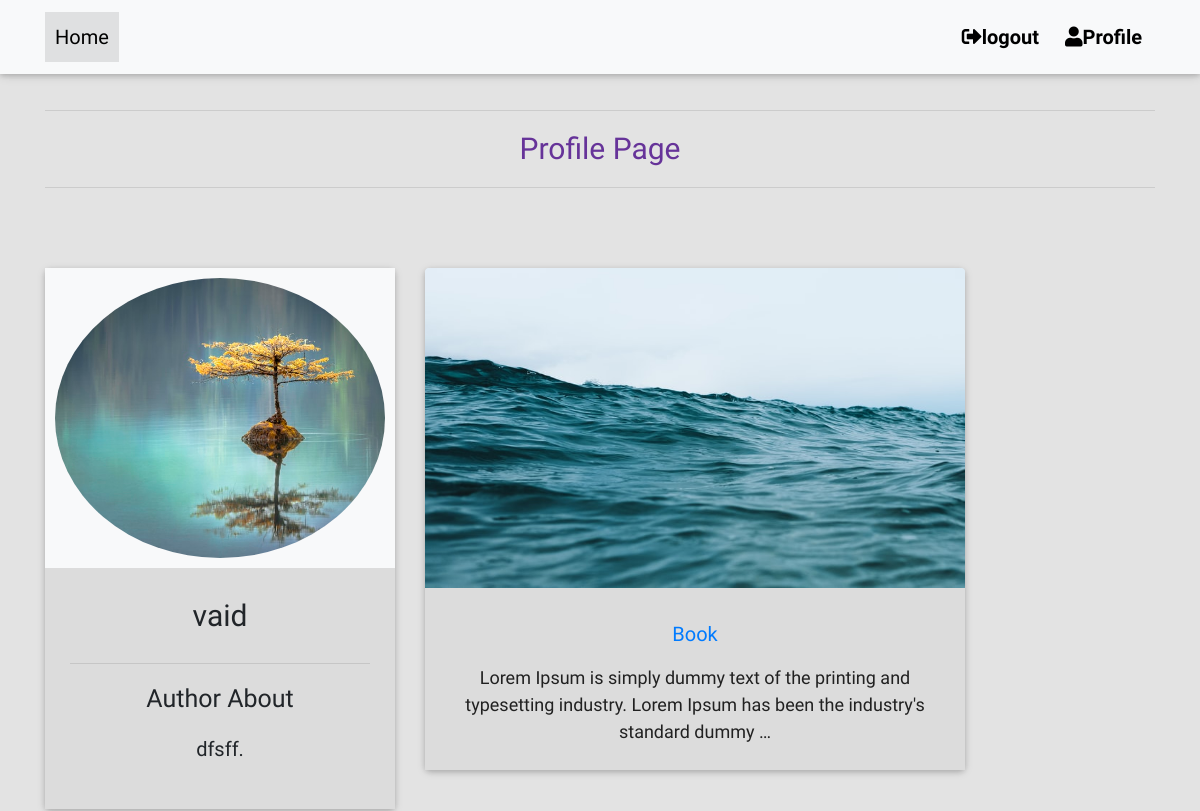
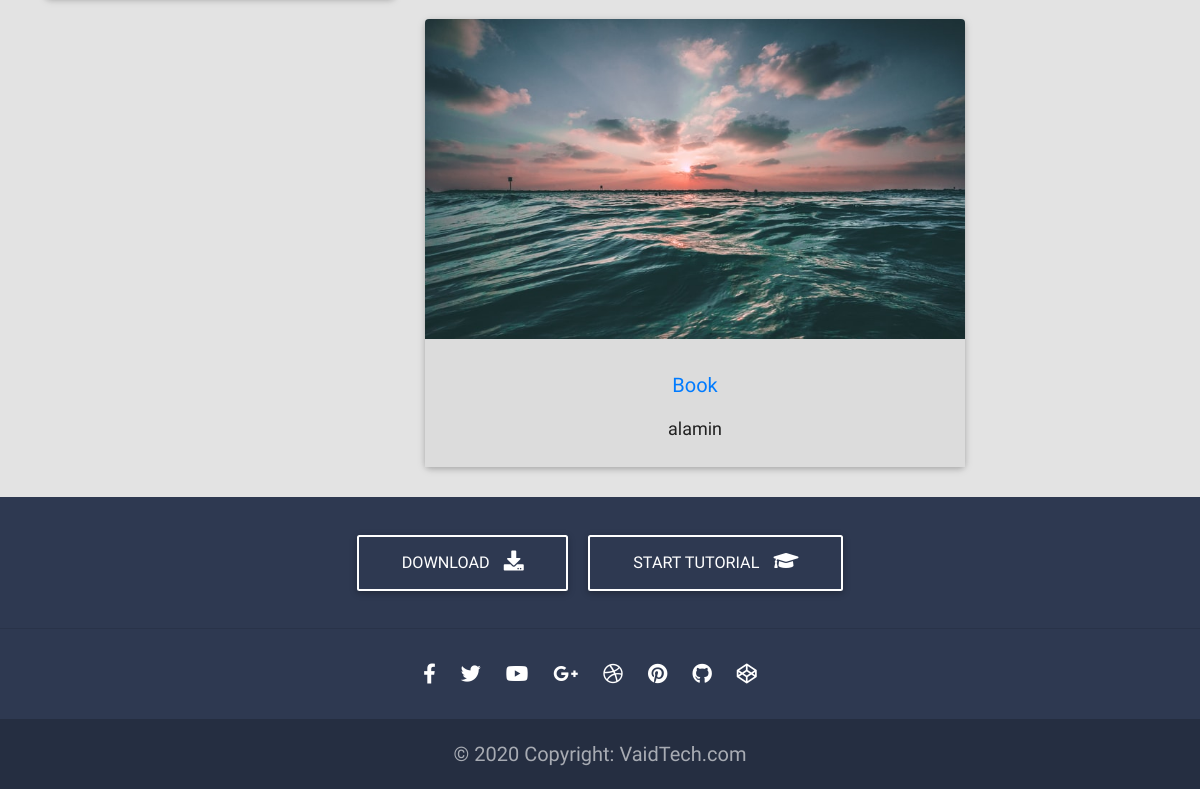
The page /author_profile/ (signed in) on the database as committed earlier (2 pictures, top to bottom).
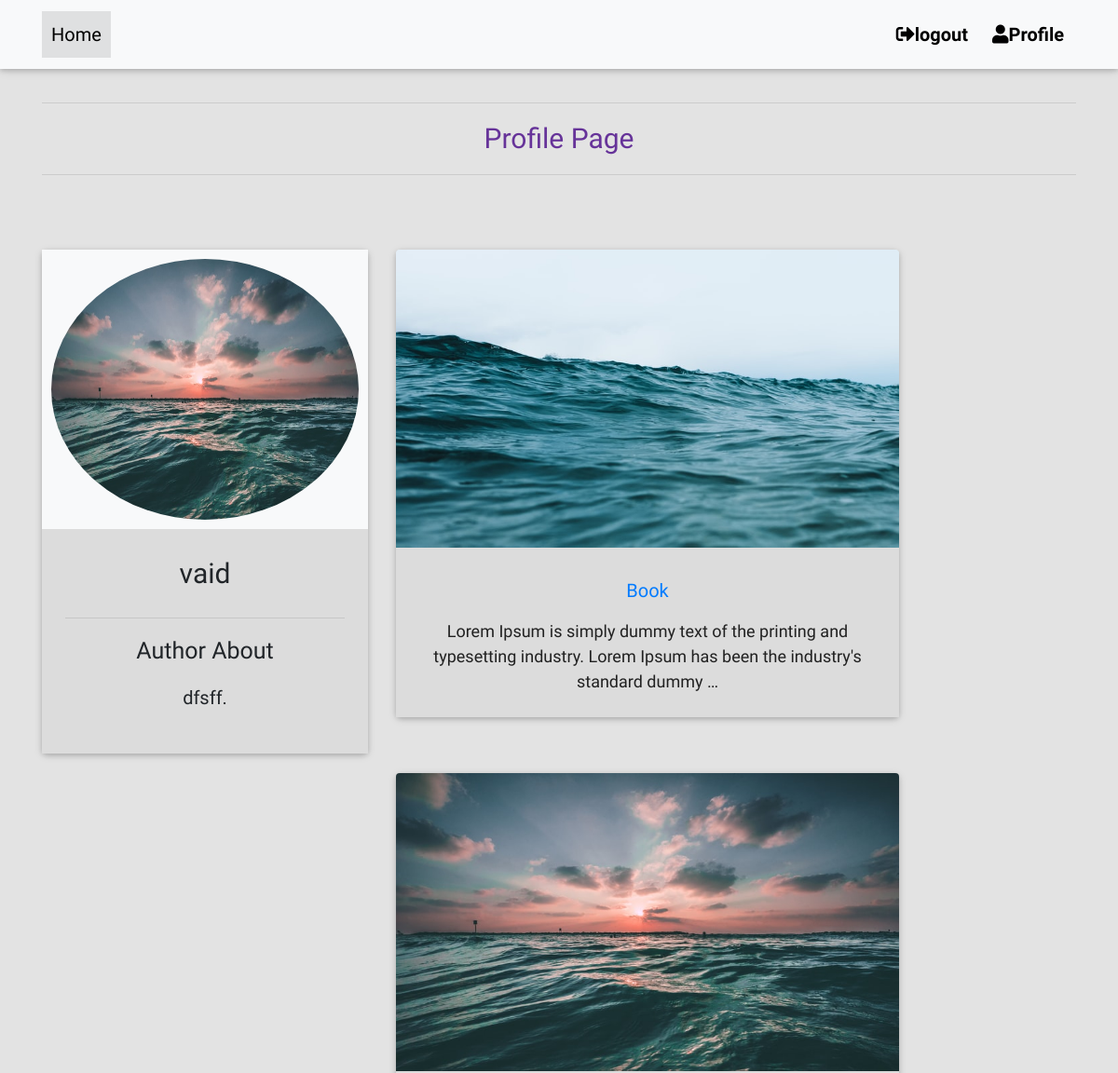
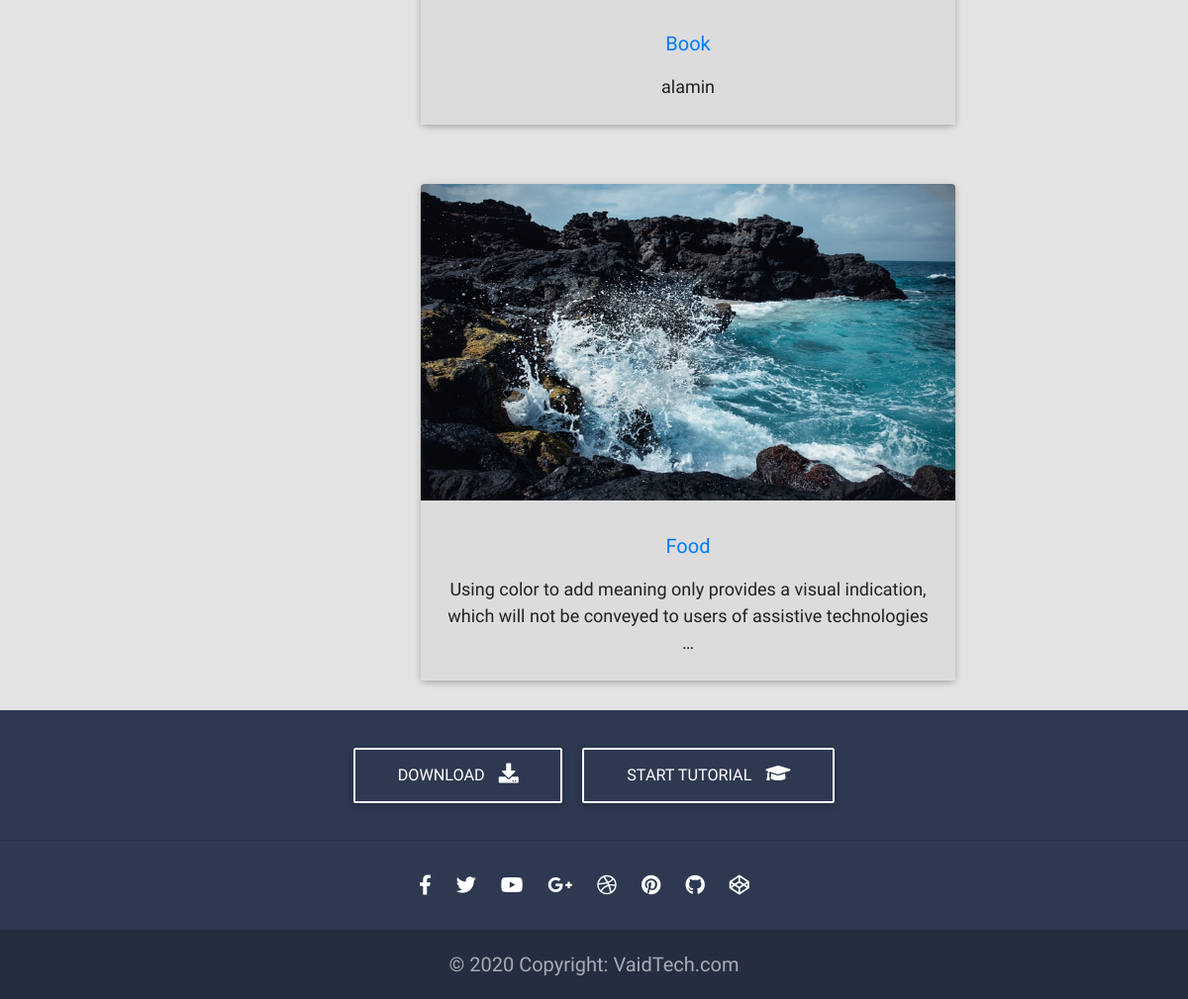
The same page on the database as committed later (2 pictures, top to bottom).
### Authorapp/models.py (models this page shows, shortened)
class Author(models.Model):
	name          = models.OneToOneField(User, blank=True, on_delete=models.CASCADE)
	profile_image = models.ImageField()
	about         = models.TextField(blank=True, null=True)

### Articleapp/models.py (models this page shows, shortened)
class Article(models.Model):
	author_id   = models.ForeignKey(Author, on_delete=models.CASCADE)
	title       = models.CharField(max_length=120)
	image       = models.ImageField()
	description = models.TextField()
	category_name = models.ForeignKey('Category', on_delete=models.CASCADE)

### Authorapp/views.py (the view)
# urls.py: path('author_profile/', views.author_profile_view, name="author_profile"),
def author_profile_view(request):
    if request.user.is_authenticated:
        authorprofile = get_object_or_404(Author, name=request.user.id)
        authorallarticle = Article.objects.filter(author_id= authorprofile.id)
        context = {
            'authorallarticle': authorallarticle,
            'authorprofile':authorprofile,
        }
        return render(request, "accounts/profile.html", context)
    else:
      return redirect("login")

### templates/accounts/profile.html (shortened to what this page needs)
{% extends 'base.html' %}
{% load static %}
{% block head %}
<link rel="stylesheet" type="text/css" href="{% static 'css/profile.css' %}">
{% endblock %}
{% block content %}
<main class="mt-5 pt-4">
	<div class="container">
		<hr>
		<h4 class="text">Profile Page</h4>
		<hr>
  <div class="row">
    <div class="col-lg-4 col-md-6 mb-4">
      <div class="card testimonial-card mt-5">
        <div class="avatar mx-auto white"><img src="{{ authorprofile.profile_image.url }}"
            alt="avatar mx-auto white" class="rounded-circle img-fluid">
        </div>
        <div class="card-body">
          <h4 class="card-title mt-1">{{ authorprofile.name }}</h4>
          <hr>
          <p><h5>Author About</h5></p>
           <p>{{ authorprofile.about|truncatewords_html:20 }}.</p>
        </div>
      </div>
    </div>
			<div class="col-lg-6 col-md-6 col-sm-12 col-xs-12">
				{% for i in authorallarticle%}
				<div class="card mt-5">
				  <a href="{% url 'post_page' id=i.id %}">
            <img class="card-img-top" src="{{ i.image.url }}" alt="Card image cap">
          </a>
				  <div class="card-body">
				    <h4 class="card-title"><a href="{% url 'post_page' id=i.id %}">{{ i.title }}</a></h4>
				    <p class="card-text">{{ i.description|truncatewords_html:20 }}</p>
				  </div>
				</div>
				 {% endfor %}
             </div>
			</div>
		</div>
</main>
{% endblock %}

Rows that differ between the two databases and show on the page:
changed Author "dfsff": profile_image: a different picture
added Article: image (picture), title "Food", description "Using color to add meaning only provides a visual indication, which will not be conveyed to users of assistive technologies …"
